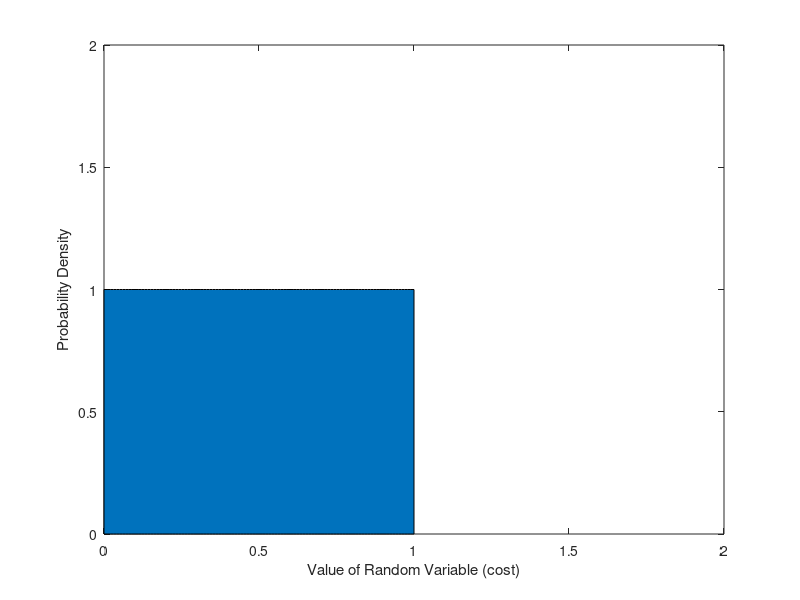

The MATLAB source for this figure: (Note: this script raises an error after producing the figure.)
%% clear
clear all;

%% path
currentFolder = 'E:\yzw_thesis\body';
main_dir_name = strcat(currentFolder,'\bayesian_figures\');
if(1~=isdir(main_dir_name))
    mkdir(main_dir_name);
end

%% %%%%%%%%%%%%%%%%%%%%%%%%%%%%%%%%%%%%%%%%%%
%% data
x = 0:0.01:1;
y = ones(length(x),1);

%% density of probability
box off
area(x,y);
h = gcf;

%% label
xlabel('Value of Random Variable (cost)');
ylabel('Probability Density');
axis([0 2 0 2]);

%% save
%% filename
file_name = 'bayesian_uniform_density_scheme';
exportfig(h, strcat(main_dir_name,file_name,'.eps'), 'Format','eps', 'LockAxes', 1, 'Color', 'rgb');
%exportfig(h, strcat(main_dir_name,file_name,'.tif'), 'Format','tiff', 'Resolution', 600, 'Color', 'rgb');
%exportfig(h, strcat(main_dir_name,file_name,'.pdf'), 'Format', 'pdf', 'Color', 'rgb');

%% %%%%%%%%%%%%%%%%%%%%%%%%%%%%%%%%%%%%%%%%%%%%%
%% data
x = 0:0.01:1;
y = cdf('unif',x, 0, 1);
%% plot
plot(x,y, 'k');
h = gcf;
%% label
xlabel('Value of Random Variable (cost)');
ylabel('Probability');

%% save
file_name = 'bayesian_uniform_cdf_scheme';
exportfig(h, strcat(main_dir_name,file_name,'.eps'), 'Format','eps', 'LockAxes', 1, 'Color', 'rgb');
%exportfig(h, strcat(main_dir_name,file_name,'.tif'), 'Format','tiff', 'Resolution', 600, 'Color', 'rgb');
%exportfig(h, strcat(main_dir_name,file_name,'.pdf'), 'Format', 'pdf', 'Color', 'rgb');


%% clear
clf;
clear all;